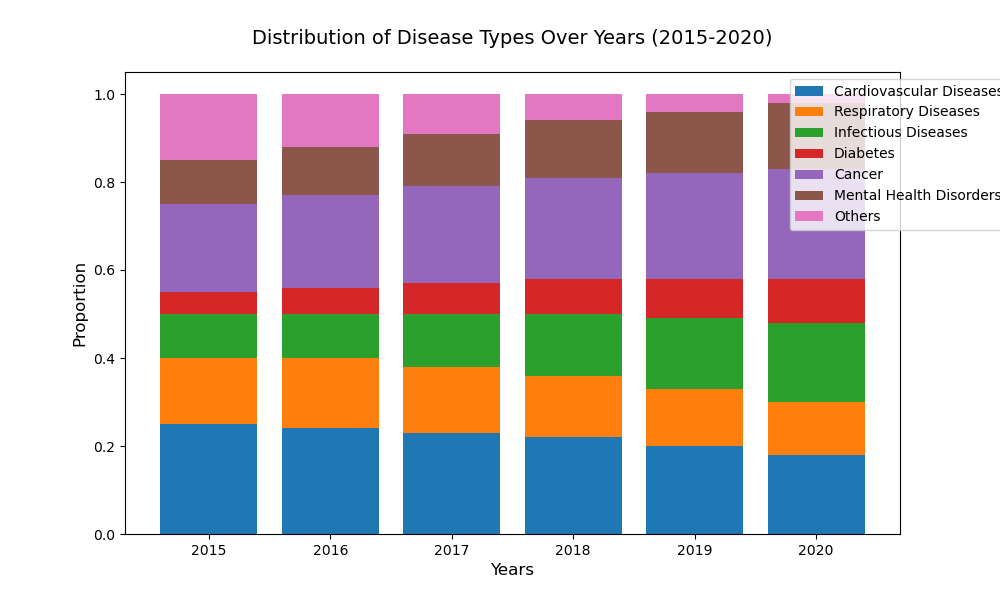

Generate this figure with Python:

import matplotlib.pyplot as plt
import numpy as np

data = np.array([
    [25, 24, 23, 22, 20, 18],
    [15, 16, 15, 14, 13, 12],
    [10, 10, 12, 14, 16, 18],
    [5, 6, 7, 8, 9, 10],
    [20, 21, 22, 23, 24, 25],
    [10, 11, 12, 13, 14, 15],
    [15, 12, 9, 6, 4, 2]
])

categories = ["Cardiovascular Diseases", "Respiratory Diseases", "Infectious Diseases", "Diabetes", "Cancer", "Mental Health Disorders", "Others"]
years = ["2015", "2016", "2017", "2018", "2019", "2020"]

data = data / data.sum(axis=0)

fig, ax = plt.subplots(figsize=(10, 6))

bar_width = 0.8
bottom = np.zeros(len(years))

colors = ['#1f77b4', '#ff7f0e', '#2ca02c', '#d62728', '#9467bd', '#8c564b', '#e377c2']

for i in range(len(categories)):
    ax.bar(years, data[i], bar_width, bottom=bottom, color=colors[i], label=categories[i])
    bottom += data[i]

ax.set_title('Distribution of Disease Types Over Years (2015-2020)', fontsize=14, pad=20)
ax.set_xlabel('Years', fontsize=12)
ax.set_ylabel('Proportion', fontsize=12)
ax.legend(loc='upper right', bbox_to_anchor=(1.15, 1))

plt.show()
